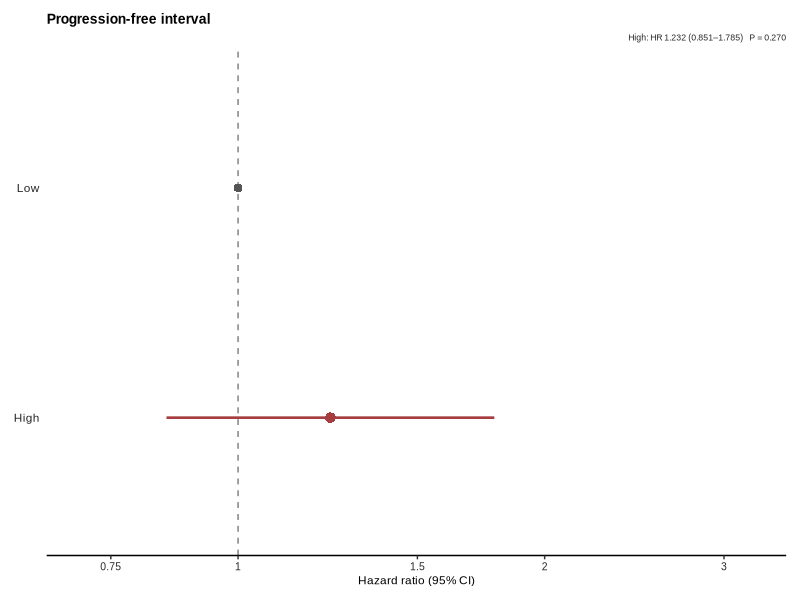
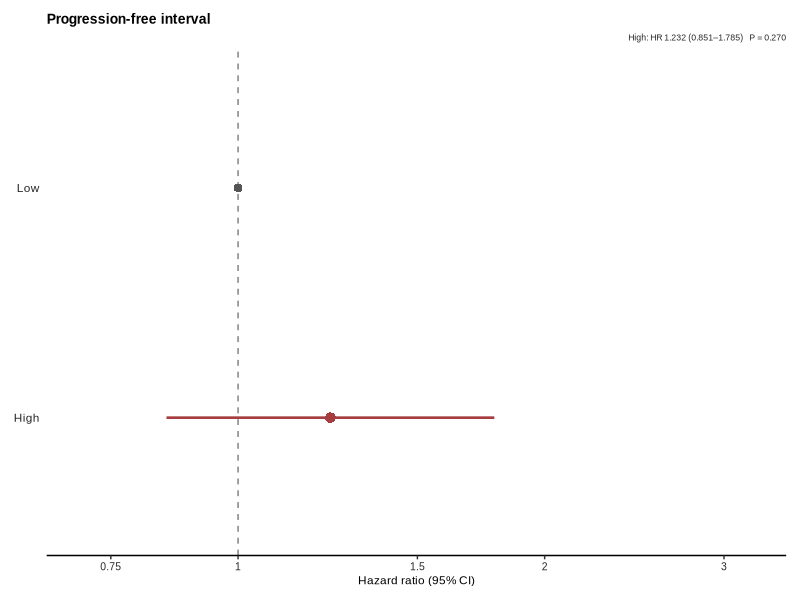
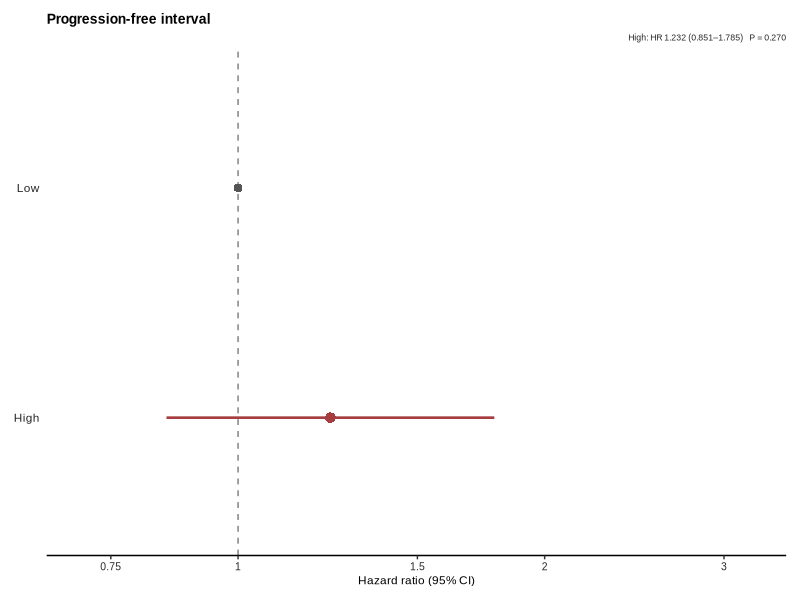

Here is the R script that generated these plots, in order:
############################################################
# Cox regression forest plot: progression endpoint
# GSE72970 source fields: pfs and pfs censored
############################################################

library(ggplot2)
library(dplyr)
library(svglite)

df <- data.frame(
  Group = c("Low", "High"),
  Patients = c(62, 62),
  Events = c(55, 59),
  HR = c(1.00, 1.232154807),
  lower = c(NA, 0.850574418),
  upper = c(NA, 1.784917859),
  P = c(NA, 0.269569937)
)

df$Group <- factor(df$Group, levels = c("High", "Low"))

df <- df %>%
  mutate(
    HR_CI = ifelse(
      Group == "Low",
      "1.00 (Reference)",
      sprintf("%.2f (%.2f–%.2f)", HR, lower, upper)
    ),
    P_label = ifelse(is.na(P), "—", sprintf("%.3f", P))
  )

p <- ggplot(df, aes(y = Group)) +
  geom_vline(
    xintercept = 1,
    linetype = "dashed",
    linewidth = 0.5,
    color = "#808080"
  ) +
  geom_errorbarh(
    data = df %>% filter(Group == "High"),
    aes(xmin = lower, xmax = upper),
    height = 0,
    linewidth = 0.9,
    color = "#A63D40"
  ) +
  geom_point(
    data = df %>% filter(Group == "High"),
    aes(x = HR),
    size = 3.2,
    shape = 16,
    color = "#A63D40"
  ) +
  geom_point(
    data = df %>% filter(Group == "Low"),
    aes(x = HR),
    size = 2.6,
    shape = 16,
    color = "#555555"
  ) +
  scale_x_log10(
    limits = c(0.7, 3.2),
    breaks = c(0.75, 1, 1.5, 2, 3),
    labels = c("0.75", "1", "1.5", "2", "3")
  ) +
  labs(
    x = "Hazard ratio (95% CI)",
    y = NULL,
    title = "Progression-free interval",
    subtitle = "High: HR 1.232 (0.851–1.785)   P = 0.270"
  ) +
  theme_classic(base_family = "Arial") +
  theme(
    plot.title = element_text(size = 10, face = "bold", hjust = 0),
    plot.subtitle = element_text(size = 6.3, color = "#262626", hjust = 1),
    axis.title.x = element_text(size = 8.5),
    axis.text.x = element_text(size = 7.5, color = "#262626"),
    axis.text.y = element_text(size = 8.5, color = "#262626"),
    axis.line.y = element_blank(),
    axis.ticks.y = element_blank(),
    panel.grid = element_blank(),
    plot.margin = margin(10, 10, 10, 10)
  )

ggsave(
  "Cox_PFI_forest_plot.pdf", p,
  width = 3.2, height = 2.3, device = cairo_pdf
)

ggsave(
  "Cox_PFI_forest_plot.svg", p,
  width = 3.2, height = 2.3, device = svglite
)

ggsave(
  "Cox_PFI_forest_plot_600dpi.png", p,
  width = 3.2, height = 2.3, dpi = 600, bg = "white"
)

table_df <- df %>%
  mutate(`HR (95% CI)` = HR_CI, `Cox P` = P_label) %>%
  select(Group, Patients, Events, `HR (95% CI)`, `Cox P`)

write.csv(table_df, "Cox_PFI_results_table.csv", row.names = FALSE)
